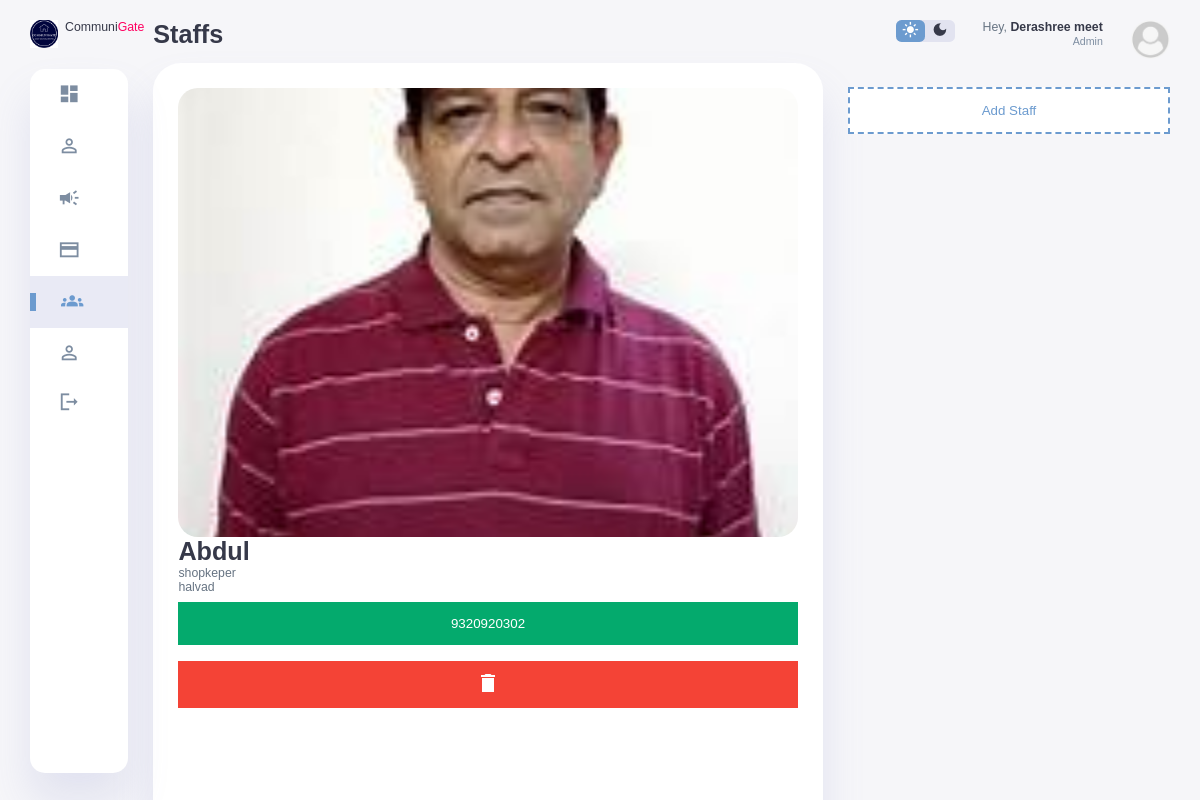
Screenshot of /admin/staff.php (signed in) with the database file from the repository.
### tables this page shows
CREATE TABLE `staff` (
  `id` int(255) NOT NULL,
  `img_source` varchar(400) NOT NULL,
  `name` varchar(255) NOT NULL,
  `mno` varchar(15) NOT NULL,
  `email` varchar(255) NOT NULL,
  `password` varchar(255) NOT NULL,
  `address` varchar(8000) NOT NULL,
  `Profession` varchar(255) NOT NULL,
  `user_type` varchar(10) NOT NULL DEFAULT 'staff'
);

CREATE TABLE `members` (
  `hno` int(255) NOT NULL,
  `name` varchar(255) NOT NULL,
  `img_source` varchar(400) NOT NULL DEFAULT './images/defualt.png',
  `email` varchar(255) NOT NULL,
  `password` varchar(255) NOT NULL,
  `user_type` varchar(255) NOT NULL DEFAULT 'user',
  `mno` varchar(15) NOT NULL,
  `total` int(25) NOT NULL,
  `isrented` varchar(10) NOT NULL DEFAULT 'owner'
);

### admin/staff.php (the view, shortened to what this page needs)
<?php include('./view/header.php'); ?>
</head>
<body>
    <div class="container0">
        <?php include('./view/sidebar.php'); ?>
        <main>
            <h1>Staffs</h1>
            <div class="analyse">
                <?php
                @include('../config.php');
                $select="SELECT * FROM  `staff`";
                $res=mysqli_query($conn,$select);
                if(mysqli_num_rows($res)>0){
                    while($row=mysqli_fetch_array($res))
                    {
                ?>
              <div class="card">
                <img src="../admin/<?php echo$row['img_source']; ?>" alt="<?php $row['name'] ?>" style="width:100%; height:50%; border-radius:20px;  ">
                <h1><?php echo $row['name']; ?></h1>
                <p class="title"><?php echo $row['Profession']; ?></p>
                <p><?php echo$row['address'] ?></p>
                <p><button><?php echo $row['mno']; ?></button></p>
                <p><button class="cancelbtn deleteButton" data-id="<?php echo $row['id'] ?>" style="display: inline-block; float:right;"> <span class="material-icons-sharp delete-icon">
    </span></button></p>
              </div>
              <?php
            }
        }
              ?>
            </div>
        </main>
        <div class="right-section">
            <div class="nav">
                <div class="dark-mode">
                    <span class="material-icons-sharp active">
                    </span>
                    <span class="material-icons-sharp">
                    </span>
                </div>
                <div class="profile">
                    <div class="info">
                        <p>Hey, <b><?php echo $_SESSION['admin_name']; ?></b></p>
                        <small class="text-muted">Admin</small>
                    </div>
                    <div class="profile-photo">
                    <?php
                         @include('../config.php');
                         $name=$_SESSION['admin_name'];
                         $select="SELECT * FROM  `members` WHERE `name` = '$name'";
                         $res=mysqli_query($conn,$select);
                         if(mysqli_num_rows($res)>0){
                             while($row=mysqli_fetch_array($res))
                             {
                         ?>
                      <a href="./editprofile.php?id=<?php echo $row['hno']; ?>"><img src="<?php if ($row['img_source'] == '../images/') { echo '../images/defualt.png'; } else { echo $row['img_source']; } ?>"></a>
                       <?php
                       }
                     }
                     ?>
                    </div>
                </div>
            </div>
          <div class="right-section">
           <div class="reminders">
            <button onclick="document.getElementById('id01').style.display='block'" class="add-reminder">Add Staff</button>
           </div>
          </div>
        </div>
    </div>
<?php include('./view/footer.php');?>

### admin/css/style.css (style rules this page uses)
:root { --color-primary: #6C9BCF; --color-danger: #FF0060; --color-success: #1B9C85; --color-warning: #F7D060; --color-white: #fff; --color-info-dark: #7d8da1; --color-dark: #363949; --color-light: rgba(132, 139, 200, 0.18); --color-dark-variant: #677483; --color-background: #f6f6f9; --card-border-radius: 2rem; --border-radius-1: 0.4rem; --border-radius-2: 1.2rem; --card-padding: 1.8rem; --padding-1: 1.2rem; --box-shadow: 0 2rem 3rem var(--color-light); }
* { margin: 0; padding: 0; outline: 0; appearance: 0; border: 0; text-decoration: none; box-sizing: border-box; }
html { font-size: 14px; }
body { width: 100vw; height: 100vh; font-family: 'Poppins', sans-serif; font-size: 0.88rem; user-select: none; overflow-x: hidden; color: var(--color-dark); background-color: var(--color-background); }
a { color: var(--color-dark); }
img { display: block; width: 100%; object-fit: cover; }
h1 { font-weight: 800; font-size: 1.8rem; }
small { font-size: 0.76rem; }
p { color: var(--color-dark-variant); }
b { color: var(--color-dark); }
.text-muted { color: var(--color-info-dark); }
.container0 { display: grid; width: 96%; margin: 0 auto; gap: 1.8rem; grid-template-columns: 12rem auto 23rem; }
main { margin-top: 1.4rem; }
main .analyse { display: grid; grid-template-columns: repeat(3, 1fr); gap: 1.6rem; }
main .analyse > div { background-color: var(--color-white); padding: var(--card-padding); border-radius: var(--card-border-radius); margin-top: 1rem; box-shadow: var(--box-shadow); cursor: pointer; transition: all 0.3s ease; }
.right-section { margin-top: 1.4rem; }
.right-section .nav { display: flex; justify-content: end; gap: 2rem; }
.right-section .dark-mode { background-color: var(--color-light); display: flex; justify-content: space-between; align-items: center; height: 1.6rem; width: 4.2rem; cursor: pointer; border-radius: var(--border-radius-1); }
.right-section .dark-mode span { font-size: 1.2rem; width: 50%; height: 100%; display: flex; align-items: center; justify-content: center; }
.right-section .dark-mode span.active { background-color: var(--color-primary); color: white; border-radius: var(--border-radius-1); }
.right-section .nav .profile { display: flex; gap: 2rem; text-align: right; }
.right-section .nav .profile .profile-photo { width: 2.8rem; height: 2.8rem; border-radius: 50%; overflow: hidden; }
.right-section .reminders { margin-top: 2rem; }
.right-section .reminders .add-reminder { background-color: var(--color-white); border: 2px dashed var(--color-primary); color: var(--color-primary); display: flex; align-items: center; justify-content: center; cursor: pointer; }
@media screen and (max-width: 1200px) { .container0 { width: 95%; grid-template-columns: 7rem auto 23rem; } }
@media screen and (max-width: 1200px) { main .analyse { grid-template-columns: 5fr; gap: 0; } }

### admin/css/popus.css (style rules this page uses)
body { font-family: Arial, Helvetica, sans-serif; }
button { background-color: #04AA6D; color: white; padding: 14px 20px; margin: 8px 0; border: none; cursor: pointer; width: 100%; }
.cancelbtn { padding: 10px 18px; background-color: #f44336; }

### rows the page displays
staff: img_source (picture), name "Abdul", Profession "shopkeper", address "halvad", mno "9320920302"
members: img_source (picture)

### other values shown
$_SESSION['admin_name'] "Derashree meet"
